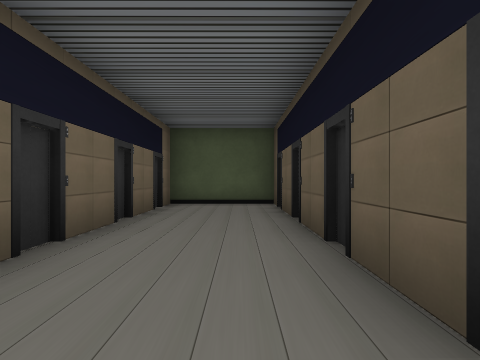
view 1 (above)

19 first-person views from a walk through a scene from a Unity 3-D project. The camera is 1.2 m above the floor, looks level and sees 80° across. The floor is counted in squares, 2 m on a side. Each view is taken from the middle of a square. On the plan, view 1 faces up. The plan holds only what a view shows up to about 9 squares ahead; the rest is blank. The place goes on beyond the plan. The player is left out. Some animated figures are not drawn. Some surface patterns are stand-ins.

view 2
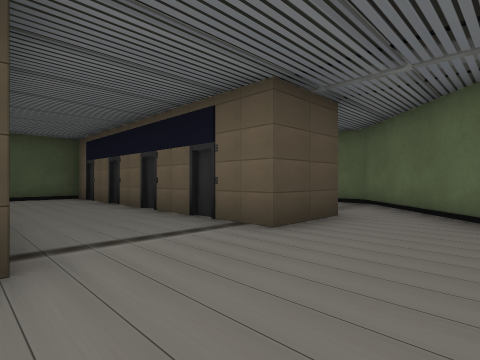

view 3
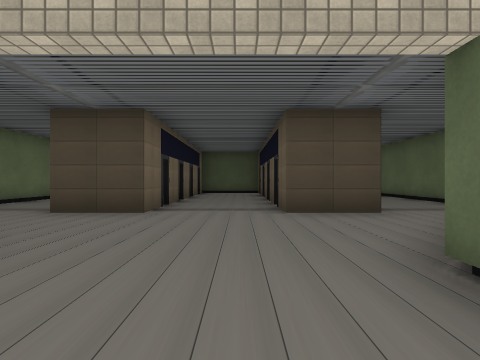

view 4
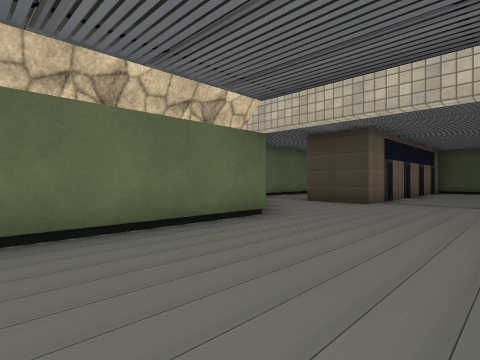

view 5
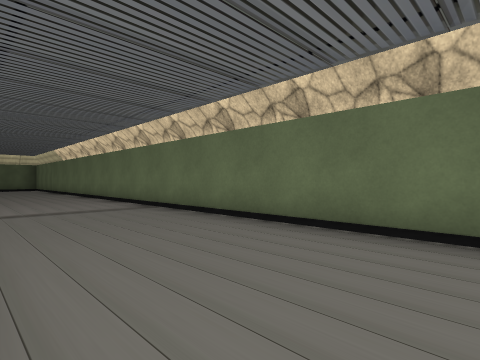

view 6
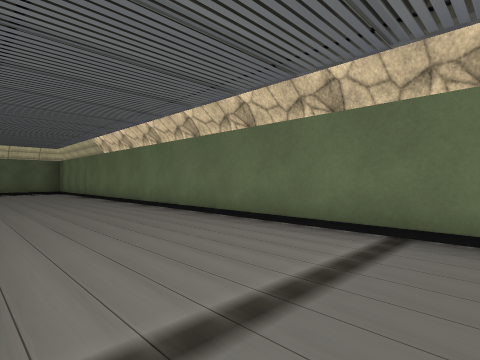

view 7
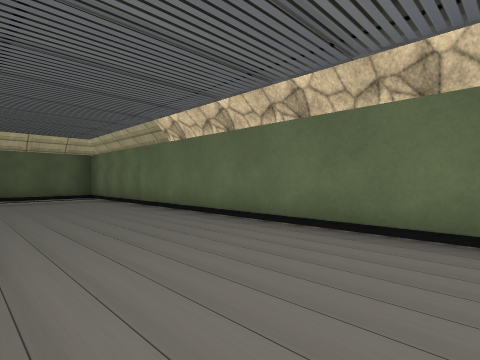

view 8
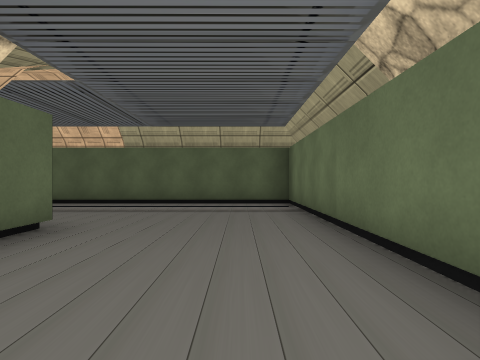

view 9
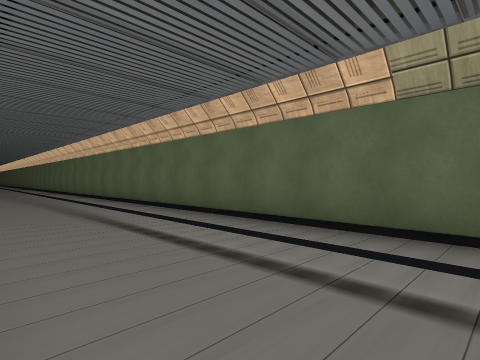

view 10
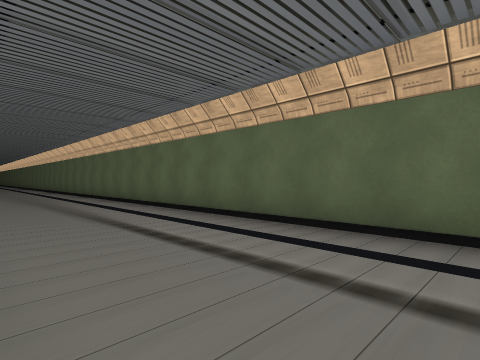

view 11
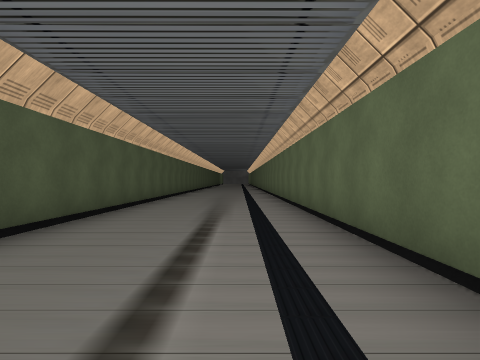

view 12
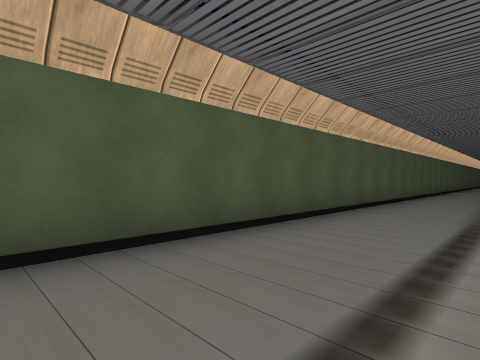

view 13
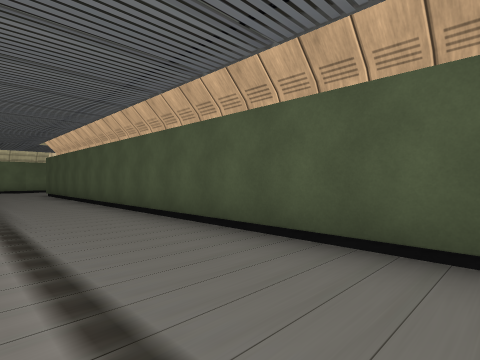

view 14
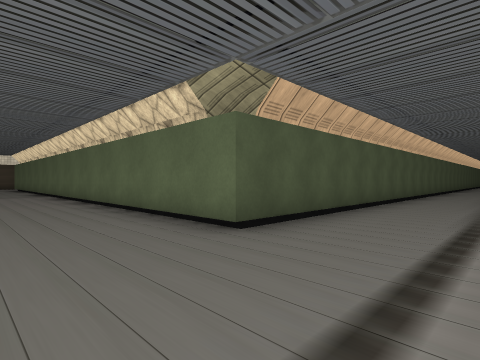

view 15
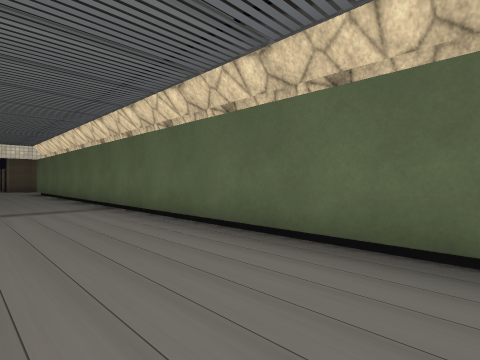

view 16
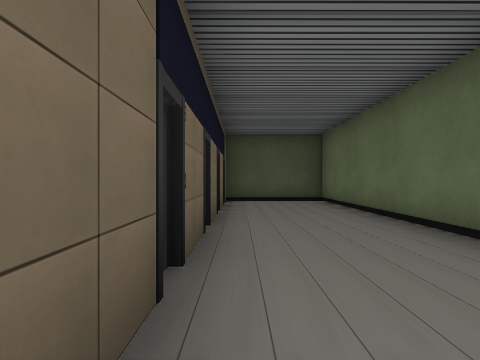

view 17
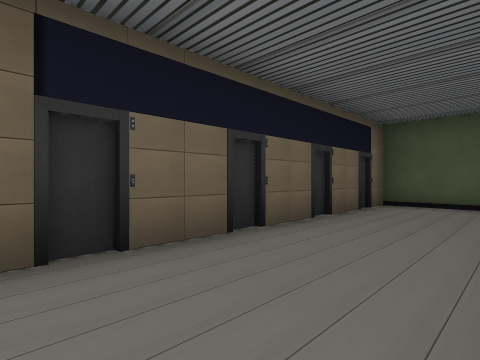

view 18
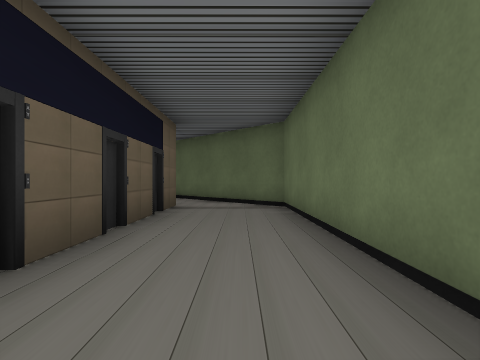

view 19
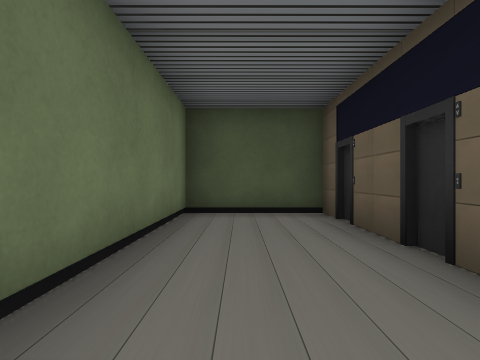

### Floor plan
Ten units are one square. View 1 is at (0, 0); x grows to the right and y downward. Boxes are objects, and circles mark ways between rooms. Rooms are numbered by the first view taken in them; rooms with no view inside come last. Other rooms are left out.
<svg viewBox="-65 -77 282 334">
<path fill="none" stroke="#000" d="M9 -14 9 -22M-18 -5 -18 7M-18 -35 -18 -29M9 7 9 -4M14 45 14 40M-22 41 -22 252 199 252M29 26 54 1 54 -72 26 -72M-18 7 -35 7M26 -5 26 7 9 7M-60 4 -34 30M26 -22 26 -10M26 -41 26 -29M26 -59 26 -46M212 216 14 216 14 76M-35 -72 -60 -72 -60 -45M-35 -46 -35 -54M-35 -15 -35 -22M-35 7 -35 -4M-60 -45 -60 4M9 -72 -18 -72M9 -46 9 -55M-18 -54 -18 -46"/>
<rect x="-25" y="-15" width="10" height="10" fill="#bbb"><title>other object</title></rect>
<rect x="-25" y="-25" width="10" height="10" fill="#bbb"><title>other object</title></rect>
<rect x="5" y="-15" width="10" height="10" fill="#bbb"><title>other object</title></rect>
<rect x="5" y="-35" width="10" height="10" fill="#bbb"><title>other object</title></rect>
<rect x="5" y="-45" width="10" height="10" fill="#bbb"><title>other object</title></rect>
<rect x="25" y="-15" width="10" height="10" fill="#bbb"><title>other object</title></rect>
<rect x="25" y="-35" width="10" height="10" fill="#bbb"><title>other object</title></rect>
<rect x="25" y="-45" width="10" height="10" fill="#bbb"><title>other object</title></rect>
<rect x="25" y="-65" width="10" height="10" fill="#bbb"><title>other object</title></rect>
<rect x="-35" y="-65" width="10" height="10" fill="#bbb"><title>other object</title></rect>
<rect x="-25" y="-65" width="10" height="10" fill="#bbb"><title>other object</title></rect>
<rect x="-35" y="-15" width="10" height="10" fill="#bbb"><title>other object</title></rect>
<rect x="-35" y="-35" width="10" height="10" fill="#bbb"><title>other object</title></rect>
<rect x="-35" y="-45" width="10" height="10" fill="#bbb"><title>other object</title></rect>
<rect x="-25" y="-45" width="10" height="10" fill="#bbb"><title>other object</title></rect>
<rect x="5" y="-65" width="10" height="10" fill="#bbb"><title>other object</title></rect>
<circle cx="-5" cy="0" r="3" fill="#2a7"/>
<circle cx="15" cy="-10" r="3" fill="#2a7"/>
<circle cx="-5" cy="-50" r="3" fill="#2a7"/>
<circle cx="-45" cy="0" r="3" fill="#2a7"/>
<circle cx="15" cy="-60" r="3" fill="#2a7"/>
<circle cx="-45" cy="-50" r="3" fill="#2a7"/>
<text x="0" y="-20">1</text>
<text x="10" y="150">2</text>
<text x="-40" y="-60">3</text>
<text x="-40" y="-20">4</text>
<text x="0" y="-60">5</text>
</svg>
Room 1 opens to room 2. Room 1 opens to room 5. Room 2 opens to room 4. Room 2 opens to room 5. Room 3 opens to room 4.

Where each view was taken, in squares from view 1:
view 1: 0 up, 0 right, facing up
view 2: 3 down, 2 left, facing up-right
view 3: 6 down, 0 right, facing up
view 4: 8 down, 1 right, facing up-left
view 5: 6 down, 1 right, facing down-left
view 6: 11 down, 1 right, facing down-left
view 7: 15 down, 1 right, facing down-left
view 8: 18 down, 1 left, facing down
view 9: 22 down, 1 right, facing down-right
view 10: 22 down, 6 right, facing down-right
view 11: 24 down, 11 right, facing right
view 12: 24 down, 11 right, facing up-right
view 13: 24 down, 14 right, facing up-left
view 14: 24 down, 1 left, facing up-right
view 15: 18 down, 1 left, facing up-right
view 16: 1 down, 3 right, facing up
view 17: 0 up, 5 right, facing up-left
view 18: 6 up, 5 left, facing down
view 19: 2 up, 5 left, facing up
